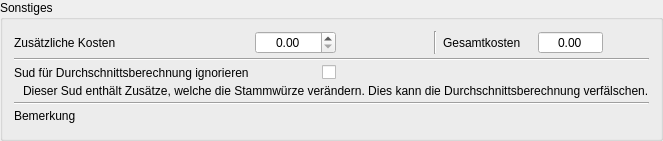
         <widget class="QGroupBox" name="groupBox_3">
          <property name="title">
           <string>Sonstiges</string>
          </property>
          <layout class="QGridLayout" name="gridLayout_6">
           <property name="verticalSpacing">
            <number>4</number>
           </property>
           <item row="2" column="0">
            <widget class="QLabel" name="lblDurchschnittIgnorieren">
             <property name="text">
              <string>Sud für Durchschnittsberechnung ignorieren</string>
             </property>
            </widget>
           </item>
           <item row="5" column="0" colspan="8">
            <widget class="Line" name="lineDurchschnittIgnorieren">
             <property name="orientation">
              <enum>Qt::Orientation::Horizontal</enum>
             </property>
            </widget>
           </item>
           <item row="0" column="3">
            <widget class="QLabel" name="lblNebenkostenSpacer">
             <property name="minimumSize">
              <size>
               <width>40</width>
               <height>0</height>
              </size>
             </property>
             <property name="maximumSize">
              <size>
               <width>40</width>
               <height>16777215</height>
              </size>
             </property>
            </widget>
           </item>
           <item row="0" column="2">
            <widget class="QLabel" name="lblNebenkostenEinheit">
             <property name="minimumSize">
              <size>
               <width>40</width>
               <height>0</height>
              </size>
             </property>
            </widget>
           </item>
           <item row="4" column="0">
            <spacer name="horizontalSpacer_8">
             <property name="orientation">
              <enum>Qt::Orientation::Horizontal</enum>
             </property>
             <property name="sizeHint" stdset="0">
              <size>
               <width>40</width>
               <height>0</height>
              </size>
             </property>
            </spacer>
           </item>
           <item row="2" column="1">
            <widget class="CheckBox" name="cbDurchschnittIgnorieren">
             <property name="toolTip">
              <string>&lt;html&gt;&lt;head/&gt;&lt;body&gt;&lt;p&gt;Hier kann der einzelne &lt;span style=&quot; font-weight:600;&quot;&gt;Sud für Durschnittsberechnungen&lt;/span&gt; ignoriert werden.&lt;/p&gt;&lt;p&gt;Diese Funktion wird genutzt, wenn der Sud stark von den bisherigen Suden abweicht und die Durchschnittsberechnung negativ beeinflussen würde. Ist dem nicht der Fall, sollte diese Funktion ignoriert werden.&lt;/p&gt;&lt;p&gt;Im &lt;span style=&quot; font-weight:600;&quot;&gt;Tab Ausrüstung&lt;/span&gt; ist die Durchschnittsberechung möglich sowie Filtermöglichkeiten für die Sude vorhanden.&lt;/p&gt;&lt;/body&gt;&lt;/html&gt;</string>
             </property>
             <property name="layoutDirection">
              <enum>Qt::LayoutDirection::RightToLeft</enum>
             </property>
            </widget>
           </item>
           <item row="0" column="7">
            <widget class="QLabel" name="lblKostenEinheit">
             <property name="minimumSize">
              <size>
               <width>40</width>
               <height>0</height>
              </size>
             </property>
            </widget>
           </item>
           <item row="0" column="0">
            <widget class="QLabel" name="lblNebenkosten">
             <property name="text">
              <string>Zusätzliche Kosten</string>
             </property>
            </widget>
           </item>
           <item row="0" column="4">
            <widget class="Line" name="lineKosten">
             <property name="orientation">
              <enum>Qt::Orientation::Vertical</enum>
             </property>
            </widget>
           </item>
           <item row="0" column="5">
            <widget class="QLabel" name="lblKosten">
             <property name="text">
              <string>Gesamtkosten</string>
             </property>
            </widget>
           </item>
           <item row="0" column="6">
            <widget class="DoubleSpinBoxSud" name="tbKosten">
             <property name="toolTip">
              <string>&lt;html&gt;&lt;head/&gt;&lt;body&gt;&lt;p&gt;Die &lt;span style=&quot; font-weight:600;&quot;&gt;Gesamtkosten pro Liter&lt;/span&gt; ergibt sich aus den Kosten für Malz, Hopfen, Hefe und Zusätze, den sudspezifischen zusätzlichen Kosten und dem im Tab Ausrüstung definierten Betriebskosten.&lt;/p&gt;&lt;p&gt;Basale betriebswirtschaftliche Grundsätze schaden indes nicht, wenn es darum geht einen Überblick über die Kosten seines Hobbys zu erhalten.&lt;/p&gt;&lt;/body&gt;&lt;/html&gt;</string>
             </property>
             <property name="alignment">
              <set>Qt::AlignmentFlag::AlignCenter</set>
             </property>
             <property name="readOnly">
              <bool>true</bool>
             </property>
             <property name="buttonSymbols">
              <enum>QAbstractSpinBox::ButtonSymbols::NoButtons</enum>
             </property>
             <property name="showGroupSeparator" stdset="0">
              <bool>true</bool>
             </property>
             <property name="decimals">
              <number>2</number>
             </property>
             <property name="maximum">
              <double>99999.000000000000000</double>
             </property>
             <property name="singleStep">
              <double>1.000000000000000</double>
             </property>
            </widget>
           </item>
           <item row="6" column="0">
            <widget class="QLabel" name="label_2">
             <property name="text">
              <string>Bemerkung</string>
             </property>
            </widget>
           </item>
           <item row="0" column="1">
            <widget class="DoubleSpinBoxSud" name="tbNebenkosten">
             <property name="toolTip">
              <string>&lt;html&gt;&lt;head/&gt;&lt;body&gt;&lt;p&gt;Hier können &lt;span style=&quot; font-weight:600;&quot;&gt;sudspezifische zusätzliche Kosten&lt;/span&gt; angegeben werden.&lt;/p&gt;&lt;p&gt;Beispielsweise können hier die Kosten für Malz, Hopfen und Zusätze zusammengefasst werden. Was der Brauer hier einrechnet, ist ihm überlassen. Betriebswirtschaftliche Grundsätze schaden aber nicht, wenn es darum geht einen Überblick über die Kosten seines Hobbys zu erhalten.&lt;/p&gt;&lt;/body&gt;&lt;/html&gt;</string>
             </property>
             <property name="alignment">
              <set>Qt::AlignmentFlag::AlignCenter</set>
             </property>
             <property name="showGroupSeparator" stdset="0">
              <bool>true</bool>
             </property>
             <property name="decimals">
              <number>2</number>
             </property>
             <property name="minimum">
              <double>0.000000000000000</double>
             </property>
             <property name="maximum">
              <double>99999.000000000000000</double>
             </property>
             <property name="singleStep">
              <double>0.010000000000000</double>
             </property>
            </widget>
           </item>
           <item row="4" column="5">
            <spacer name="horizontalSpacer_4">
             <property name="orientation">
              <enum>Qt::Orientation::Horizontal</enum>
             </property>
             <property name="sizeHint" stdset="0">
              <size>
               <width>40</width>
               <height>0</height>
              </size>
             </property>
            </spacer>
           </item>
           <item row="7" column="0" colspan="8">
            <widget class="WdgBemerkung" name="wdgBemerkung" native="true">
             <property name="focusPolicy">
              <enum>Qt::FocusPolicy::StrongFocus</enum>
             </property>
            </widget>
           </item>
           <item row="3" column="0" colspan="8">
            <widget class="QLabel" name="lblDurchschnittWarnung">
             <property name="text">
              <string>Dieser Sud enthält Zusätze, welche die Stammwürze verändern. Dies kann die Durchschnittsberechnung verfälschen.</string>
             </property>
             <property name="indent">
              <number>9</number>
             </property>
            </widget>
           </item>
           <item row="1" column="0" colspan="8">
            <widget class="Line" name="lineKosten2">
             <property name="orientation">
              <enum>Qt::Orientation::Horizontal</enum>
             </property>
            </widget>
           </item>
          </layout>
         </widget>
